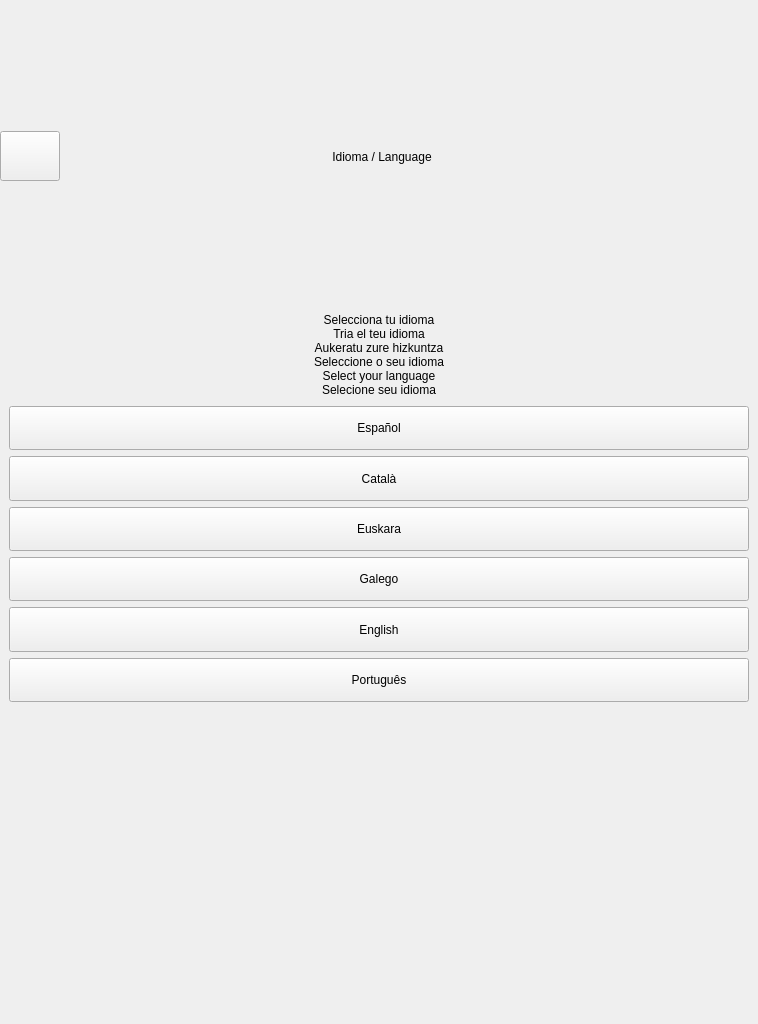
<?xml version="1.0" encoding="UTF-8"?>
<ui version="4.0">
 <class>WizardLanguage</class>
 <widget class="QWidget" name="WizardLanguage">
  <property name="geometry">
   <rect>
    <x>0</x>
    <y>0</y>
    <width>758</width>
    <height>1024</height>
   </rect>
  </property>
  <property name="sizePolicy">
   <sizepolicy hsizetype="Preferred" vsizetype="Preferred">
    <horstretch>0</horstretch>
    <verstretch>0</verstretch>
   </sizepolicy>
  </property>
  <property name="minimumSize">
   <size>
    <width>758</width>
    <height>1024</height>
   </size>
  </property>
  <property name="maximumSize">
   <size>
    <width>758</width>
    <height>1024</height>
   </size>
  </property>
  <property name="focusPolicy">
   <enum>Qt::StrongFocus</enum>
  </property>
  <property name="windowTitle">
   <string>Form</string>
  </property>
  <property name="styleSheet">
   <string notr="true"/>
  </property>
  <layout class="QVBoxLayout" name="verticalLayout">
   <property name="spacing">
    <number>0</number>
   </property>
   <property name="margin">
    <number>0</number>
   </property>
   <item>
    <widget class="QFrame" name="languageHeaderCont">
     <layout class="QHBoxLayout" name="horizontalLayout">
      <property name="margin">
       <number>0</number>
      </property>
      <item>
       <widget class="QPushButton" name="deviceInfo">
        <property name="sizePolicy">
         <sizepolicy hsizetype="Preferred" vsizetype="Expanding">
          <horstretch>0</horstretch>
          <verstretch>0</verstretch>
         </sizepolicy>
        </property>
        <property name="minimumSize">
         <size>
          <width>60</width>
          <height>50</height>
         </size>
        </property>
        <property name="maximumSize">
         <size>
          <width>60</width>
          <height>50</height>
         </size>
        </property>
        <property name="styleSheet">
         <string notr="true"/>
        </property>
        <property name="text">
         <string/>
        </property>
       </widget>
      </item>
      <item>
       <widget class="QLabel" name="langTitleLbl">
        <property name="sizePolicy">
         <sizepolicy hsizetype="Expanding" vsizetype="Preferred">
          <horstretch>0</horstretch>
          <verstretch>0</verstretch>
         </sizepolicy>
        </property>
        <property name="minimumSize">
         <size>
          <width>150</width>
          <height>35</height>
         </size>
        </property>
        <property name="maximumSize">
         <size>
          <width>10000</width>
          <height>35</height>
         </size>
        </property>
        <property name="text">
         <string>Idioma / Language</string>
        </property>
        <property name="alignment">
         <set>Qt::AlignCenter</set>
        </property>
       </widget>
      </item>
      <item>
       <spacer name="horizontalSpacer">
        <property name="orientation">
         <enum>Qt::Horizontal</enum>
        </property>
        <property name="sizeType">
         <enum>QSizePolicy::Fixed</enum>
        </property>
        <property name="sizeHint" stdset="0">
         <size>
          <width>60</width>
          <height>20</height>
         </size>
        </property>
       </spacer>
      </item>
     </layout>
    </widget>
   </item>
   <item>
    <widget class="QLabel" name="stepInfoLabel">
     <property name="lineWidth">
      <number>1</number>
     </property>
     <property name="midLineWidth">
      <number>0</number>
     </property>
     <property name="text">
      <string notr="true">Selecciona tu idioma 
Tria el teu idioma
Aukeratu zure hizkuntza
Seleccione o seu idioma
Select your language
Selecione seu idioma</string>
     </property>
     <property name="alignment">
      <set>Qt::AlignCenter</set>
     </property>
     <property name="wordWrap">
      <bool>true</bool>
     </property>
     <property name="indent">
      <number>0</number>
     </property>
    </widget>
   </item>
   <item>
    <widget class="QWidget" name="LanguageMenuListCont" native="true">
     <property name="minimumSize">
      <size>
       <width>0</width>
       <height>0</height>
      </size>
     </property>
     <property name="layoutDirection">
      <enum>Qt::LeftToRight</enum>
     </property>
     <layout class="QVBoxLayout" name="verticalLayout_2">
      <item>
       <widget class="QPushButton" name="spaBtn">
        <property name="sizePolicy">
         <sizepolicy hsizetype="Expanding" vsizetype="Expanding">
          <horstretch>0</horstretch>
          <verstretch>0</verstretch>
         </sizepolicy>
        </property>
        <property name="focusPolicy">
         <enum>Qt::NoFocus</enum>
        </property>
        <property name="text">
         <string notr="true">Español</string>
        </property>
       </widget>
      </item>
      <item>
       <widget class="QPushButton" name="catBtn">
        <property name="sizePolicy">
         <sizepolicy hsizetype="Expanding" vsizetype="Expanding">
          <horstretch>0</horstretch>
          <verstretch>0</verstretch>
         </sizepolicy>
        </property>
        <property name="focusPolicy">
         <enum>Qt::NoFocus</enum>
        </property>
        <property name="text">
         <string notr="true">Català</string>
        </property>
       </widget>
      </item>
      <item>
       <widget class="QPushButton" name="eusBtn">
        <property name="sizePolicy">
         <sizepolicy hsizetype="Expanding" vsizetype="Expanding">
          <horstretch>0</horstretch>
          <verstretch>0</verstretch>
         </sizepolicy>
        </property>
        <property name="focusPolicy">
         <enum>Qt::NoFocus</enum>
        </property>
        <property name="text">
         <string notr="true">Euskara</string>
        </property>
       </widget>
      </item>
      <item>
       <widget class="QPushButton" name="galBtn">
        <property name="sizePolicy">
         <sizepolicy hsizetype="Expanding" vsizetype="Expanding">
          <horstretch>0</horstretch>
          <verstretch>0</verstretch>
         </sizepolicy>
        </property>
        <property name="focusPolicy">
         <enum>Qt::NoFocus</enum>
        </property>
        <property name="text">
         <string notr="true">Galego</string>
        </property>
       </widget>
      </item>
      <item>
       <widget class="QPushButton" name="engBtn">
        <property name="sizePolicy">
         <sizepolicy hsizetype="Expanding" vsizetype="Expanding">
          <horstretch>0</horstretch>
          <verstretch>0</verstretch>
         </sizepolicy>
        </property>
        <property name="focusPolicy">
         <enum>Qt::NoFocus</enum>
        </property>
        <property name="text">
         <string notr="true">English</string>
        </property>
       </widget>
      </item>
      <item>
       <widget class="QPushButton" name="porBtn">
        <property name="sizePolicy">
         <sizepolicy hsizetype="Expanding" vsizetype="Expanding">
          <horstretch>0</horstretch>
          <verstretch>0</verstretch>
         </sizepolicy>
        </property>
        <property name="focusPolicy">
         <enum>Qt::NoFocus</enum>
        </property>
        <property name="text">
         <string notr="true">Português</string>
        </property>
       </widget>
      </item>
     </layout>
    </widget>
   </item>
   <item>
    <spacer name="verticalSpacer">
     <property name="orientation">
      <enum>Qt::Vertical</enum>
     </property>
     <property name="sizeHint" stdset="0">
      <size>
       <width>20</width>
       <height>287</height>
      </size>
     </property>
    </spacer>
   </item>
  </layout>
 </widget>
 <resources/>
 <connections/>
</ui>
